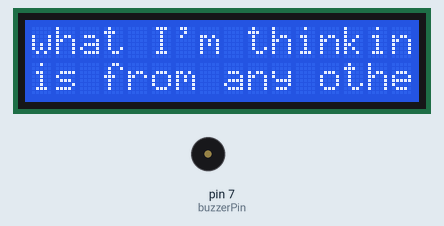
A sketch run on a simulated Arduino Uno, built with avr-gcc and run on an emulated ATmega328P. On the bench: 16×2 character LCD, buzzer (waves = sounding).

Above: at 0.1 s.
At 10.01 s:
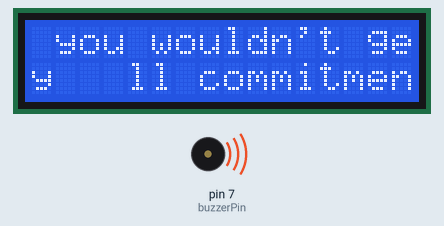
At 19.92 s:
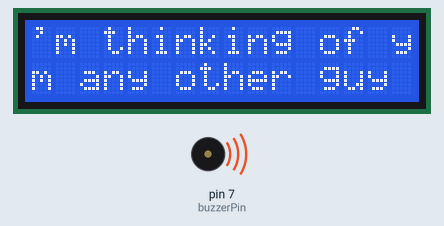
At 39.89 s:
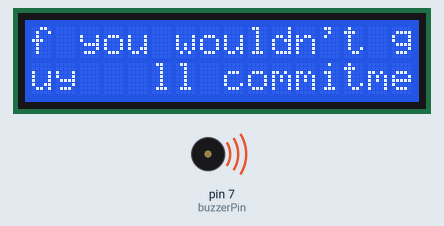
Timing chart, 0 to 40.0 s (numbered marks = the images above):
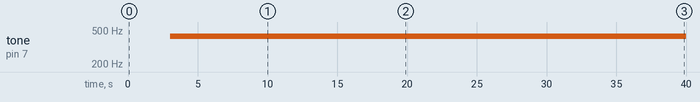

Measured:
- by itself, tone on pin 7 (buzzerPin): silent → 424 Hz at 3.0 s

The sketch:

Karoke.ino
```cpp
#include <LiquidCrystal.h> //the liquid crystal library contains commands for printing to the display


LiquidCrystal lcd(13, 12, 11, 10, 9, 8);

int buzzerPin = 7;

String lyrics  = "We\'re no strangers to love. You know the rules and so do I. A full commitment\'s what I\'m thinking of you wouldn\'t get this from any other guy   ";

void setup()
{
  Serial.begin(9600);
  lcd.begin(16, 2);
  lcd.clear();
  pinMode(buzzerPin, OUTPUT);

  lcd.setCursor(0, 0);
  lcd.print(lyrics);
  delay(1000);
}

void loop()
{
  for (int PositionCount = 0; PositionCount < 13; PositionCount++) //loop for scrolling the LCD text
  {
    lcd.scrollDisplayLeft();//builtin command to scroll left the text
    delay(150);// delay of 150 msec
  }

  tone(buzzerPin, 424);
}
```
